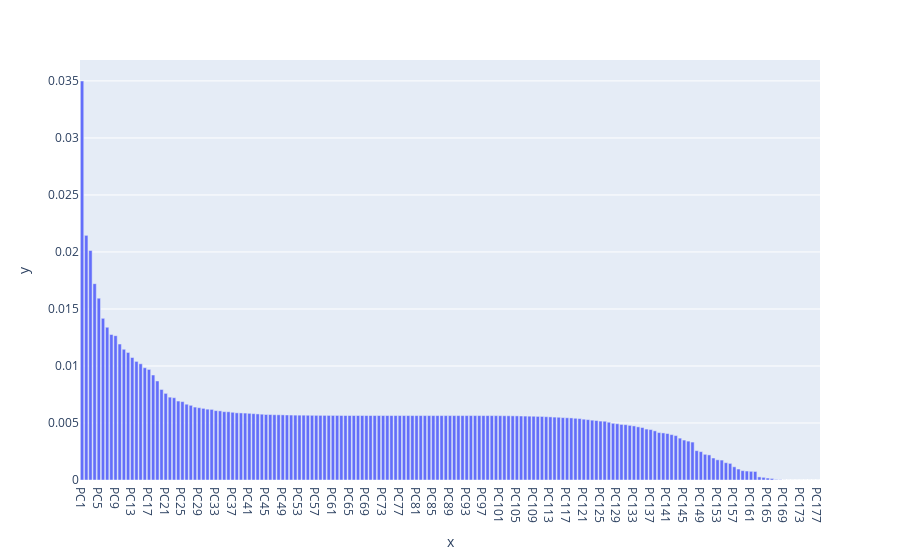

Notebook source saved alongside this figure:
### Code cell
# from bioinfokit.visuz import cluster
num_pc = pca_out.n_features_
pc_list = ["PC"+str(i) for i in list(range(1, num_pc+1))]
px.bar(x=pc_list,y = pca_out.explained_variance_ratio_)

### Figure 1 — Plotly figure (JSON) as saved in the notebook; plotly's stock layout.template omitted (floating-point values rounded to 4 significant figures; data arrays with more than 128 entries replaced by an {"elided": "..."} marker saying what was removed)
{"data": [{"alignmentgroup": "True", "hovertemplate": "x=%{x}<br>y=%{y}<extra></extra>", "legendgroup": "", "marker": {"color": "#636efa", "pattern": {"shape": ""}}, "name": "", "offsetgroup": "", "orientation": "v", "showlegend": false, "textposition": "auto", "type": "bar", "x": {"elided": "177 str values"}, "xaxis": "x", "y": {"elided": "177 float values"}, "yaxis": "y"}], "layout": {"barmode": "relative", "legend": {"tracegroupgap": 0}, "margin": {"t": 60}, "xaxis": {"anchor": "y", "domain": [0, 1], "title": {"text": "x"}}, "yaxis": {"anchor": "x", "domain": [0, 1], "title": {"text": "y"}}}}
